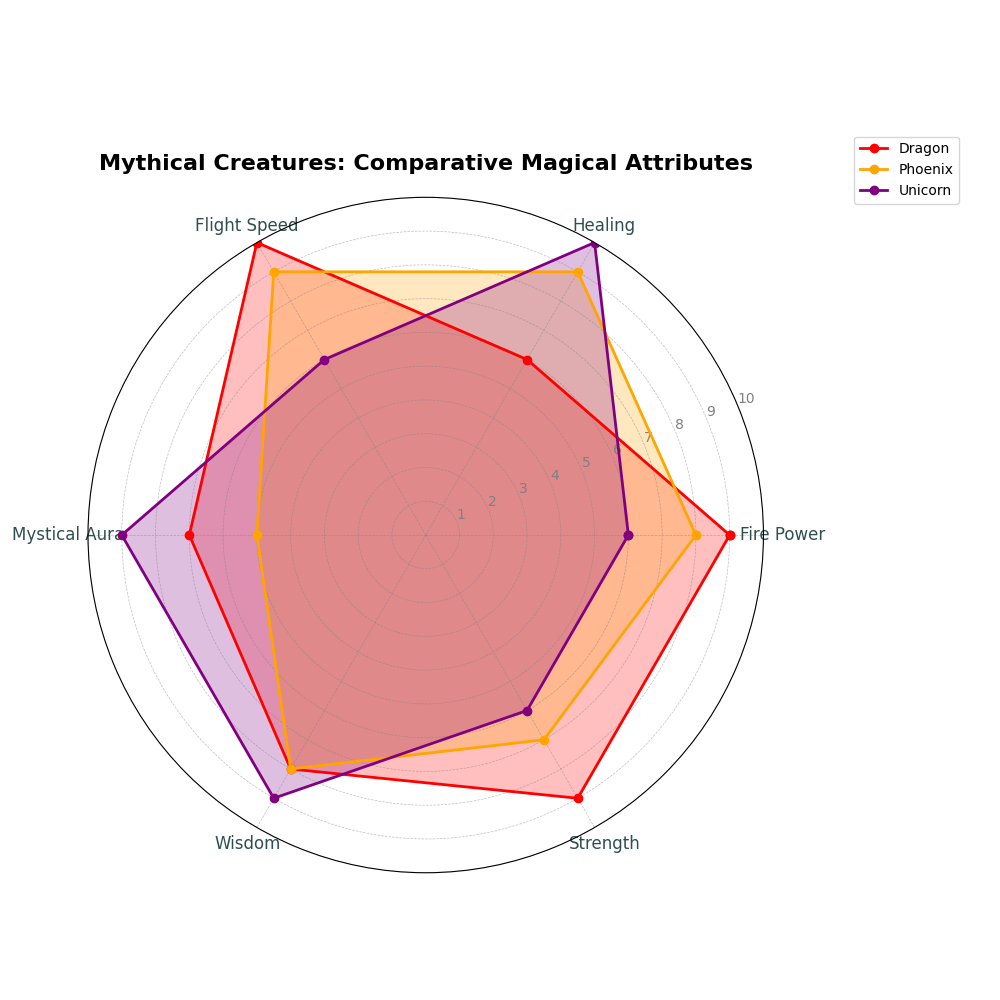

The Python source for this figure:
import numpy as np
import matplotlib.pyplot as plt
from math import pi

# Title and Backstory
# Imagine a scenario where different mythical creatures are evaluated based on various magical attributes.
# This chart compares the magical attributes of a Dragon, Phoenix, and Unicorn.

# Define magical attributes and their respective scores for each creature
attributes = ['Fire Power', 'Healing', 'Flight Speed', 'Mystical Aura', 'Wisdom', 'Strength']
dragonscore = [9, 6, 10, 7, 8, 9]
phoenixscore = [8, 9, 9, 5, 8, 7]
unicornscore = [6, 10, 6, 9, 9, 6]

# Number of variables/attributes
num_attributes = len(attributes)

# Compute the angle for each attribute
angles = np.linspace(0, 2 * pi, num_attributes, endpoint=False).tolist()
angles += angles[:1]

# Duplicate the first score to close the radar chart
dragonscore += dragonscore[:1]
phoenixscore += phoenixscore[:1]
unicornscore += unicornscore[:1]

# Initialize the radar chart
fig, ax = plt.subplots(figsize=(10, 10), subplot_kw=dict(polar=True))

# Define the radar plots for each creature
ax.plot(angles, dragonscore, linewidth=2, linestyle='-', marker='o', color='red', label='Dragon')
ax.fill(angles, dragonscore, 'red', alpha=0.25)

ax.plot(angles, phoenixscore, linewidth=2, linestyle='-', marker='o', color='orange', label='Phoenix')
ax.fill(angles, phoenixscore, 'orange', alpha=0.25)

ax.plot(angles, unicornscore, linewidth=2, linestyle='-', marker='o', color='purple', label='Unicorn')
ax.fill(angles, unicornscore, 'purple', alpha=0.25)

# Add attribute labels
plt.xticks(angles[:-1], attributes, color='darkslategray', size=12)

# Add title
plt.title("Mythical Creatures: Comparative Magical Attributes", size=16, weight='bold', pad=20)

# Customize radial labels and grid
ax.yaxis.set_tick_params(labelsize=10, colors='darkslategray')
ax.grid(color='gray', linestyle='--', linewidth=0.5, alpha=0.5)
plt.yticks(range(1, 11), ['1', '2', '3', '4', '5', '6', '7', '8', '9', '10'], color='grey', size=10)
plt.ylim(0, 10)

# Add a legend
plt.legend(loc='upper right', bbox_to_anchor=(1.3, 1.1), fontsize=10)

# Adjust layout and display the radar chart
plt.tight_layout()
plt.show()
